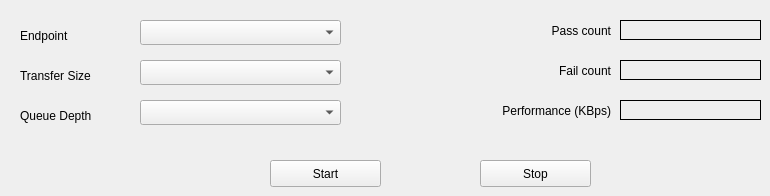
     <widget class="QWidget" name="tab_9">
      <attribute name="title">
       <string>Streamer</string>
      </attribute>
      <widget class="QComboBox" name="streamer_ep_sel">
       <property name="geometry">
        <rect>
         <x>140</x>
         <y>20</y>
         <width>201</width>
         <height>25</height>
        </rect>
       </property>
      </widget>
      <widget class="QLabel" name="label_82">
       <property name="geometry">
        <rect>
         <x>20</x>
         <y>20</y>
         <width>71</width>
         <height>31</height>
        </rect>
       </property>
       <property name="text">
        <string>Endpoint</string>
       </property>
      </widget>
      <widget class="QLabel" name="label_83">
       <property name="geometry">
        <rect>
         <x>20</x>
         <y>60</y>
         <width>111</width>
         <height>31</height>
        </rect>
       </property>
       <property name="text">
        <string>Transfer Size</string>
       </property>
      </widget>
      <widget class="QLabel" name="label_84">
       <property name="geometry">
        <rect>
         <x>20</x>
         <y>100</y>
         <width>111</width>
         <height>31</height>
        </rect>
       </property>
       <property name="text">
        <string>Queue Depth</string>
       </property>
      </widget>
      <widget class="QLabel" name="streamer_out_passcnt">
       <property name="geometry">
        <rect>
         <x>620</x>
         <y>20</y>
         <width>141</width>
         <height>20</height>
        </rect>
       </property>
       <property name="font">
        <font>
         <family>DejaVu Sans Mono</family>
        </font>
       </property>
       <property name="frameShape">
        <enum>QFrame::Shape::Box</enum>
       </property>
       <property name="text">
        <string/>
       </property>
       <property name="alignment">
        <set>Qt::AlignmentFlag::AlignRight|Qt::AlignmentFlag::AlignTrailing|Qt::AlignmentFlag::AlignVCenter</set>
       </property>
      </widget>
      <widget class="QLabel" name="label_85">
       <property name="geometry">
        <rect>
         <x>530</x>
         <y>20</y>
         <width>81</width>
         <height>21</height>
        </rect>
       </property>
       <property name="text">
        <string>Pass count</string>
       </property>
       <property name="alignment">
        <set>Qt::AlignmentFlag::AlignRight|Qt::AlignmentFlag::AlignTrailing|Qt::AlignmentFlag::AlignVCenter</set>
       </property>
      </widget>
      <widget class="QLabel" name="label_86">
       <property name="geometry">
        <rect>
         <x>530</x>
         <y>60</y>
         <width>81</width>
         <height>21</height>
        </rect>
       </property>
       <property name="text">
        <string>Fail count</string>
       </property>
       <property name="alignment">
        <set>Qt::AlignmentFlag::AlignRight|Qt::AlignmentFlag::AlignTrailing|Qt::AlignmentFlag::AlignVCenter</set>
       </property>
      </widget>
      <widget class="QLabel" name="streamer_out_failcnt">
       <property name="geometry">
        <rect>
         <x>620</x>
         <y>60</y>
         <width>141</width>
         <height>20</height>
        </rect>
       </property>
       <property name="font">
        <font>
         <family>DejaVu Sans Mono</family>
        </font>
       </property>
       <property name="frameShape">
        <enum>QFrame::Shape::Box</enum>
       </property>
       <property name="text">
        <string/>
       </property>
       <property name="alignment">
        <set>Qt::AlignmentFlag::AlignRight|Qt::AlignmentFlag::AlignTrailing|Qt::AlignmentFlag::AlignVCenter</set>
       </property>
      </widget>
      <widget class="QLabel" name="label_87">
       <property name="geometry">
        <rect>
         <x>460</x>
         <y>100</y>
         <width>151</width>
         <height>21</height>
        </rect>
       </property>
       <property name="text">
        <string>Performance (KBps)</string>
       </property>
       <property name="alignment">
        <set>Qt::AlignmentFlag::AlignRight|Qt::AlignmentFlag::AlignTrailing|Qt::AlignmentFlag::AlignVCenter</set>
       </property>
      </widget>
      <widget class="QLabel" name="streamer_out_perf">
       <property name="geometry">
        <rect>
         <x>620</x>
         <y>100</y>
         <width>141</width>
         <height>20</height>
        </rect>
       </property>
       <property name="font">
        <font>
         <family>DejaVu Sans Mono</family>
        </font>
       </property>
       <property name="frameShape">
        <enum>QFrame::Shape::Box</enum>
       </property>
       <property name="text">
        <string/>
       </property>
       <property name="alignment">
        <set>Qt::AlignmentFlag::AlignRight|Qt::AlignmentFlag::AlignTrailing|Qt::AlignmentFlag::AlignVCenter</set>
       </property>
      </widget>
      <widget class="QPushButton" name="streamer_control_start">
       <property name="geometry">
        <rect>
         <x>270</x>
         <y>160</y>
         <width>111</width>
         <height>27</height>
        </rect>
       </property>
       <property name="text">
        <string>Start</string>
       </property>
      </widget>
      <widget class="QComboBox" name="streamer_size_sel">
       <property name="geometry">
        <rect>
         <x>140</x>
         <y>60</y>
         <width>201</width>
         <height>25</height>
        </rect>
       </property>
      </widget>
      <widget class="QComboBox" name="streamer_queue_sel">
       <property name="geometry">
        <rect>
         <x>140</x>
         <y>100</y>
         <width>201</width>
         <height>25</height>
        </rect>
       </property>
      </widget>
      <widget class="QPushButton" name="streamer_control_stop">
       <property name="geometry">
        <rect>
         <x>480</x>
         <y>160</y>
         <width>111</width>
         <height>27</height>
        </rect>
       </property>
       <property name="text">
        <string>Stop</string>
       </property>
      </widget>
     </widget>
